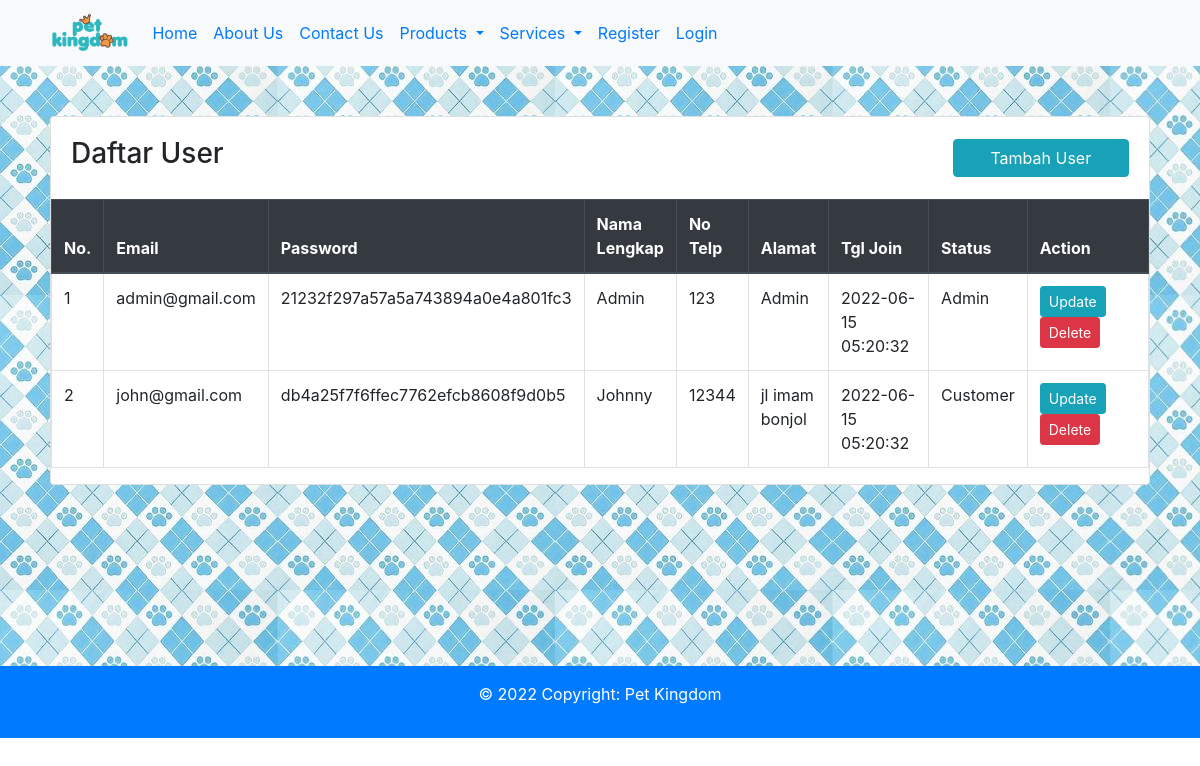
/cruduser.php, run on the app's committed database.
### tables this page shows
CREATE TABLE `datauser` (
  `userid` int(11) NOT NULL,
  `email` varchar(50) NOT NULL,
  `password` varchar(50) NOT NULL,
  `namalengkap` varchar(200) NOT NULL,
  `notlp` int(15) NOT NULL,
  `alamat` text NOT NULL,
  `level` enum('Customer','Admin') NOT NULL DEFAULT 'Customer',
  `created` timestamp NOT NULL DEFAULT current_timestamp()
);

### cruduser.php (the view, shortened to what this page needs)
<?php
	include 'dbconnect.php';
?>
<!DOCTYPE html>
<html lang="en">
<head>
  <link rel="stylesheet" href="dist/css/bootstrap.min.css">
</head>
<body>
  <nav class="navbar navbar-expand-sm bg-light sticky-top" >
    <a class="navbar-brand" href="home.php" style="padding-left:3%;"><img src="img/logo.png" height="40px"></a>
    <ul class="navbar-nav">
      <li class="nav-item">
        <a class="nav-link" href="home.php">Home</a>
      </li>
      <li class="nav-item">
        <a class="nav-link" href="about.php">About Us</a>
      </li>
      <li class="nav-item">
        <a class="nav-link" href="contact.php">Contact Us</a>
      </li>
      <li class="nav-item dropdown">
        <a class="nav-link dropdown-toggle" href="#" id="navbardrop" data-toggle="dropdown">
          Products
        </a>
      </li>
      <li class="nav-item dropdown">
        <a class="nav-link dropdown-toggle" href="#" id="navbardrop" data-toggle="dropdown">
          Services
        </a>
      </li>
      <?php
				if(!isset($_SESSION['log'])){
					echo '
					<li class="nav-item"><a class="nav-link" href="daftar.php">Register</a></li>
					<li class="nav-item"><a class="nav-link" href="login.php">Login</a></li>
					';
				}
				?>
    	</ul>
 	</nav>
   <div style="background-image: url(img/bgtiles.jpg); background-attachment: fixed; min-height:600px">
    <div style="padding: 50px;">
        <div class="card">
            <div class="card-body d-sm-flex justify-content-between align-items-center">
                <h3>Daftar User</h3>
                <button data-toggle="modal" data-target="#tambah" class="btn btn-info col-md-2 float-right">Tambah User</button>
            </div>
            <table id="dtBasicExample" class="table table-bordered display">
            <thead class="thead-dark">
                <tr>
                    <th scope="col">No.</th>
                    <th scope="col">Email</th>
                    <th scope="col">Password</th>
                    <th scope="col">Nama Lengkap</th>
                    <th scope="col">No Telp</th>
                    <th scope="col">Alamat</th>
                    <th scope="col"width="10%">Tgl Join</th>
                    <th scope="col">Status</th>
                    <th scope="col" width="15%">Action</th>
                </tr>
            </thead>
            <tbody>
            <?php
              $user=mysqli_query($connect,"SELECT * from datauser order by userid ASC");
              $no=1;
              while($p=mysqli_fetch_array($user)){
            ?>
                <tr>
                    <td><?php echo $no++ ?></td>
                    <td><?php echo $p['email'] ?></td>
                    <td><?php echo $p['password'] ?></td>
                    <td><?php echo $p['namalengkap'] ?></td>
                    <td><?php echo $p['notlp'] ?></td>
                    <td><?php echo $p['alamat'] ?></td>
                    <td><?php echo $p['created'] ?></td>
                    <td><?php echo $p['level'] ?></td>
                    <td>
                      <button class="btn btn-info btn-flat btn-sm" data-toggle="modal" data-target="#update<?php echo $p['userid'] ?>">Update</button>
                      <button class="btn btn-danger btn-flat btn-sm" data-toggle="modal" data-target="#delete<?php echo $p['userid'] ?>">Delete</button>
                    </td>
                </tr>
              <?php
                };
              ?>
            </tbody>
            </table>
        </div>
    </div>
</div>
<footer class="bg-primary text-center text-lg-start">
    <div class="text-center p-3">
      <p class="text-white">© 2022 Copyright: Pet Kingdom</p>
    </div>
  </footer>
</body>
</html>

### data on the page
datauser: email "admin@gmail.com", password "21232f297a57a5a743894a0e4a801fc3", namalengkap "Admin", notlp "123", alamat "Admin", created "2022-06-15 05:20:32", level "Admin"
datauser: email "john@gmail.com", password "db4a25f7f6ffec7762efcb8608f9d0b5", namalengkap "Johnny", notlp "12344", alamat "jl imam bonjol", created "2022-06-15 05:20:32", level "Customer"
